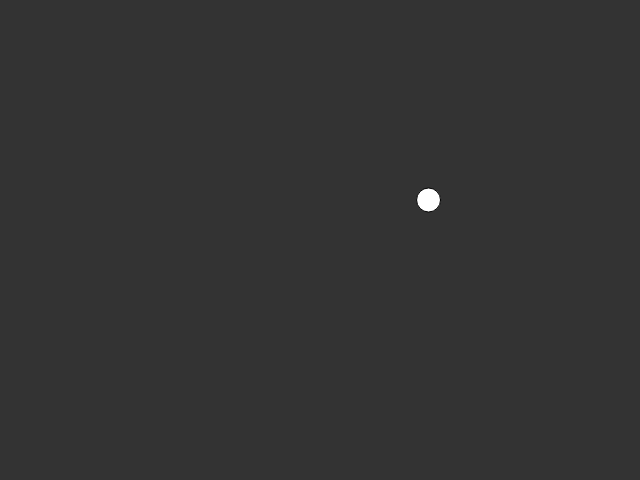
Frame 1 (no input)
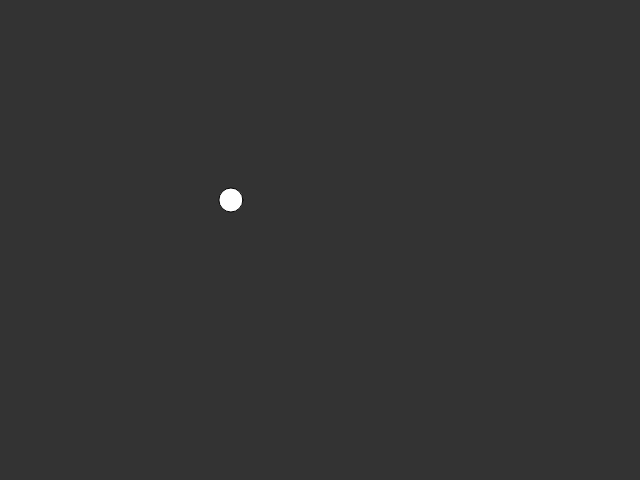
Frame 60 (no input)
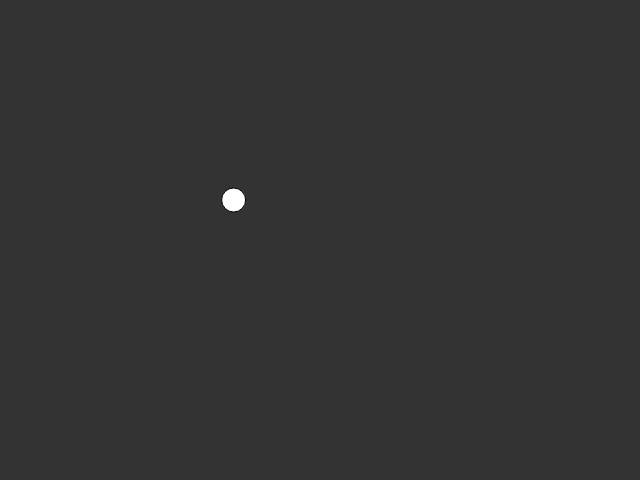
Frame 120 (the mouse pressed at the canvas centre since frame 60)

The p5.js sketch that drew these frames (run headless with seeded random() and noise() and a simulated clock; from frame 60 on, the mouse is pressed at the canvas centre):

// p5.js sketch
// ── sketch.js
var xoff = 0;

function setup (){
    createCanvas(640, 480);
}

function draw (){
    background(51);

    var x = map(noise(xoff), 0, 1, 0, width);
    // var x = random() * 1000;
    xoff += 0.01;


    ellipse(x, 200, 24, 24);
}
